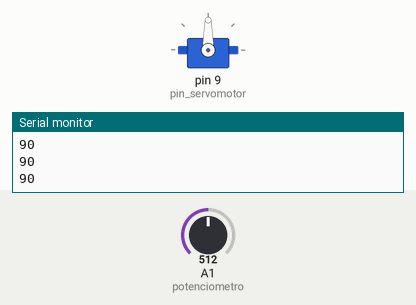
Recording of a sketch running on a simulated Arduino Uno, built with avr-gcc and run on an emulated ATmega328P. On the bench: servo, the last lines printed to the serial monitor. The inputs (shaded band) are chosen by the test bench; at power-on: A1 (potenciometro) = 512.

Above: at 1.2 s.
1.3 s: A1 (potenciometro) set to 716
At 1.8 s:
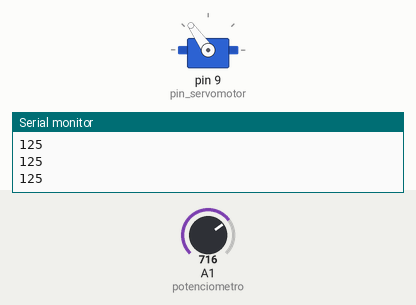
2.8 s: A1 (potenciometro) set to 900
At 3.3 s:
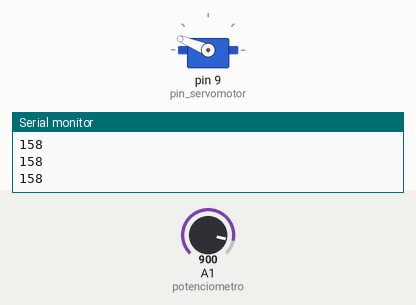
4.3 s: A1 (potenciometro) set to 1023
At 5.3 s:
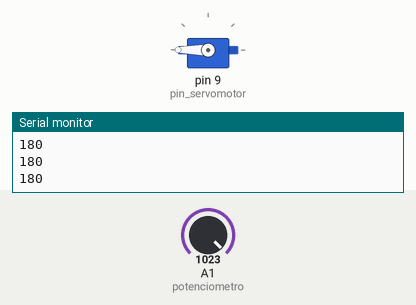
5.8 s: A1 (potenciometro) set to 306
At 6.8 s:
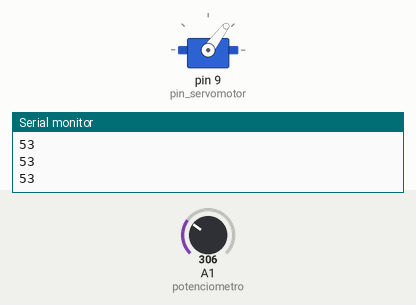
7.3 s: A1 (potenciometro) set to 122
At 8.1 s:
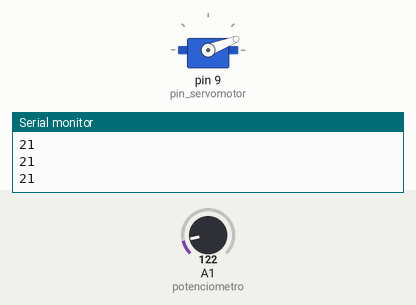
8.8 s: A1 (potenciometro) set to 0
At 10.0 s:
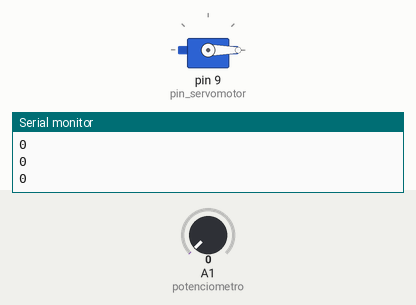
Timing chart, 0 to 11.3 s (numbered marks = the images above; inputs shaded):
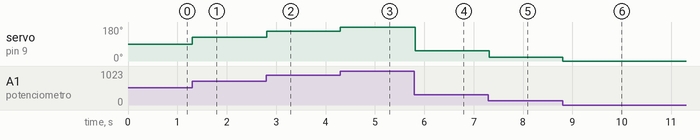

The sketch:

SERVO_PC.ino
```cpp
/*
  ZDAY 2014 - PORTO

  Controlo de um servomotor

  O ângulo do servomotor será dado pelo potenciómetro
 */

// Bilioteca que contém todas as funções a utilizar
#include <Servo.h>

// Variável do tipo Servo que está
// associada ao controlo do servomotor
Servo servomotor;

int pin_servomotor = 9; // Porta digital associada ao servomotor
int potenciometro = 1; // Porta analógica associada ao potenciómetro
int valor = 0; // Variável para guardar o valor lido do potenciómetro

// Parte do código para configurações
void setup() {
  // Associa a porta digital 9 ao servomotor
  servomotor.attach(pin_servomotor);
  // Configuração da velocidade comunicação da porta série
  Serial.begin(9600);
}

// Parte do código que executa infinitamente
void loop() {
  // Leitura do valor da porta analógica 1
  // isto é, o estado do potenciómetro
  valor = analogRead(potenciometro);
  // 0 valor devolvido pela leitura analógica é no máximo 1023
  // A seguinte função 'dimensiona' o valor para o intervalo pretendido
  valor = map(valor, 0, 1023, 0, 180);
  // Alteração da posição do servomotor
  servomotor.write(valor);
  Serial.println(valor);  // Envia o ângulo para o computador
  delay(20); // Dá tempo para o servomotor chegar ao ângulo
}
```

Measured:
- after the input at 1.3 s, servo on pin 9 (pin_servomotor): 90° → 125° at once
- after the input at 2.8 s, servo on pin 9 (pin_servomotor): 125° → 158° at once
- after the input at 4.3 s, servo on pin 9 (pin_servomotor): 158° → 180° at once
- after the input at 5.8 s, servo on pin 9 (pin_servomotor): 180° → 53° at once
- after the input at 7.3 s, servo on pin 9 (pin_servomotor): 53° → 21° at once
- after the input at 8.8 s, servo on pin 9 (pin_servomotor): 21° → 0° at once
